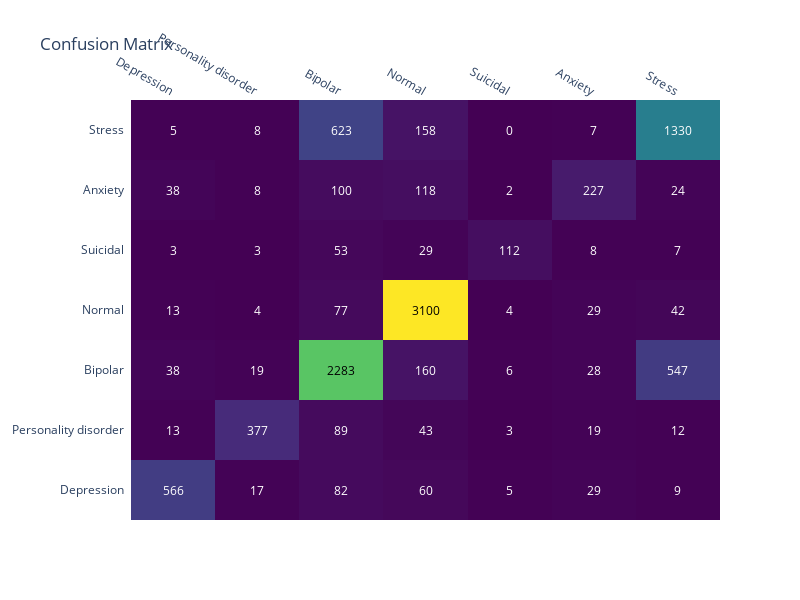

Notebook cell for this chart:
### Code cell
# Confusion Matrix
cm = confusion_matrix(y_test, y_pred)
cm_fig = ff.create_annotated_heatmap(
    z=cm,
    x=list(set(y_test)),
    y=list(set(y_test)),
    annotation_text=cm,
    colorscale='Viridis'
)
cm_fig.update_layout(title='Confusion Matrix')
cm_fig.update_layout(title='Confusion Matrix', width=800, height=600)  
cm_fig.show()

### Figure 1 — Plotly figure (JSON) as saved in the notebook; plotly's stock layout.template omitted (floating-point values rounded to 4 significant figures)
{"data": [{"colorscale": [[0, "#440154"], [0.1111, "#482878"], [0.2222, "#3e4989"], [0.3333, "#31688e"], [0.4444, "#26828e"], [0.5556, "#1f9e89"], [0.6667, "#35b779"], [0.7778, "#6ece58"], [0.8889, "#b5de2b"], [1, "#fde725"]], "reversescale": false, "showscale": false, "type": "heatmap", "x": ["Depression", "Personality disorder", "Bipolar", "Normal", "Suicidal", "Anxiety", "Stress"], "y": ["Depression", "Personality disorder", "Bipolar", "Normal", "Suicidal", "Anxiety", "Stress"], "z": [[566, 17, 82, 60, 5, 29, 9], [13, 377, 89, 43, 3, 19, 12], [38, 19, 2283, 160, 6, 28, 547], [13, 4, 77, 3100, 4, 29, 42], [3, 3, 53, 29, 112, 8, 7], [38, 8, 100, 118, 2, 227, 24], [5, 8, 623, 158, 0, 7, 1330]]}], "layout": {"annotations": [{"font": {"color": "#FFFFFF"}, "showarrow": false, "text": "566", "x": "Depression", "xref": "x", "y": "Depression", "yref": "y"}, {"font": {"color": "#FFFFFF"}, "showarrow": false, "text": "17", "x": "Personality disorder", "xref": "x", "y": "Depression", "yref": "y"}, {"font": {"color": "#FFFFFF"}, "showarrow": false, "text": "82", "x": "Bipolar", "xref": "x", "y": "Depression", "yref": "y"}, {"font": {"color": "#FFFFFF"}, "showarrow": false, "text": "60", "x": "Normal", "xref": "x", "y": "Depression", "yref": "y"}, {"font": {"color": "#FFFFFF"}, "showarrow": false, "text": "5", "x": "Suicidal", "xref": "x", "y": "Depression", "yref": "y"}, {"font": {"color": "#FFFFFF"}, "showarrow": false, "text": "29", "x": "Anxiety", "xref": "x", "y": "Depression", "yref": "y"}, {"font": {"color": "#FFFFFF"}, "showarrow": false, "text": "9", "x": "Stress", "xref": "x", "y": "Depression", "yref": "y"}, {"font": {"color": "#FFFFFF"}, "showarrow": false, "text": "13", "x": "Depression", "xref": "x", "y": "Personality disorder", "yref": "y"}, {"font": {"color": "#FFFFFF"}, "showarrow": false, "text": "377", "x": "Personality disorder", "xref": "x", "y": "Personality disorder", "yref": "y"}, {"font": {"color": "#FFFFFF"}, "showarrow": false, "text": "89", "x": "Bipolar", "xref": "x", "y": "Personality disorder", "yref": "y"}, {"font": {"color": "#FFFFFF"}, "showarrow": false, "text": "43", "x": "Normal", "xref": "x", "y": "Personality disorder", "yref": "y"}, {"font": {"color": "#FFFFFF"}, "showarrow": false, "text": "3", "x": "Suicidal", "xref": "x", "y": "Personality disorder", "yref": "y"}, {"font": {"color": "#FFFFFF"}, "showarrow": false, "text": "19", "x": "Anxiety", "xref": "x", "y": "Personality disorder", "yref": "y"}, {"font": {"color": "#FFFFFF"}, "showarrow": false, "text": "12", "x": "Stress", "xref": "x", "y": "Personality disorder", "yref": "y"}, {"font": {"color": "#FFFFFF"}, "showarrow": false, "text": "38", "x": "Depression", "xref": "x", "y": "Bipolar", "yref": "y"}, {"font": {"color": "#FFFFFF"}, "showarrow": false, "text": "19", "x": "Personality disorder", "xref": "x", "y": "Bipolar", "yref": "y"}, {"font": {"color": "#000000"}, "showarrow": false, "text": "2283", "x": "Bipolar", "xref": "x", "y": "Bipolar", "yref": "y"}, {"font": {"color": "#FFFFFF"}, "showarrow": false, "text": "160", "x": "Normal", "xref": "x", "y": "Bipolar", "yref": "y"}, {"font": {"color": "#FFFFFF"}, "showarrow": false, "text": "6", "x": "Suicidal", "xref": "x", "y": "Bipolar", "yref": "y"}, {"font": {"color": "#FFFFFF"}, "showarrow": false, "text": "28", "x": "Anxiety", "xref": "x", "y": "Bipolar", "yref": "y"}, {"font": {"color": "#FFFFFF"}, "showarrow": false, "text": "547", "x": "Stress", "xref": "x", "y": "Bipolar", "yref": "y"}, {"font": {"color": "#FFFFFF"}, "showarrow": false, "text": "13", "x": "Depression", "xref": "x", "y": "Normal", "yref": "y"}, {"font": {"color": "#FFFFFF"}, "showarrow": false, "text": "4", "x": "Personality disorder", "xref": "x", "y": "Normal", "yref": "y"}, {"font": {"color": "#FFFFFF"}, "showarrow": false, "text": "77", "x": "Bipolar", "xref": "x", "y": "Normal", "yref": "y"}, {"font": {"color": "#000000"}, "showarrow": false, "text": "3100", "x": "Normal", "xref": "x", "y": "Normal", "yref": "y"}, {"font": {"color": "#FFFFFF"}, "showarrow": false, "text": "4", "x": "Suicidal", "xref": "x", "y": "Normal", "yref": "y"}, {"font": {"color": "#FFFFFF"}, "showarrow": false, "text": "29", "x": "Anxiety", "xref": "x", "y": "Normal", "yref": "y"}, {"font": {"color": "#FFFFFF"}, "showarrow": false, "text": "42", "x": "Stress", "xref": "x", "y": "Normal", "yref": "y"}, {"font": {"color": "#FFFFFF"}, "showarrow": false, "text": "3", "x": "Depression", "xref": "x", "y": "Suicidal", "yref": "y"}, {"font": {"color": "#FFFFFF"}, "showarrow": false, "text": "3", "x": "Personality disorder", "xref": "x", "y": "Suicidal", "yref": "y"}, {"font": {"color": "#FFFFFF"}, "showarrow": false, "text": "53", "x": "Bipolar", "xref": "x", "y": "Suicidal", "yref": "y"}, {"font": {"color": "#FFFFFF"}, "showarrow": false, "text": "29", "x": "Normal", "xref": "x", "y": "Suicidal", "yref": "y"}, {"font": {"color": "#FFFFFF"}, "showarrow": false, "text": "112", "x": "Suicidal", "xref": "x", "y": "Suicidal", "yref": "y"}, {"font": {"color": "#FFFFFF"}, "showarrow": false, "text": "8", "x": "Anxiety", "xref": "x", "y": "Suicidal", "yref": "y"}, {"font": {"color": "#FFFFFF"}, "showarrow": false, "text": "7", "x": "Stress", "xref": "x", "y": "Suicidal", "yref": "y"}, {"font": {"color": "#FFFFFF"}, "showarrow": false, "text": "38", "x": "Depression", "xref": "x", "y": "Anxiety", "yref": "y"}, {"font": {"color": "#FFFFFF"}, "showarrow": false, "text": "8", "x": "Personality disorder", "xref": "x", "y": "Anxiety", "yref": "y"}, {"font": {"color": "#FFFFFF"}, "showarrow": false, "text": "100", "x": "Bipolar", "xref": "x", "y": "Anxiety", "yref": "y"}, {"font": {"color": "#FFFFFF"}, "showarrow": false, "text": "118", "x": "Normal", "xref": "x", "y": "Anxiety", "yref": "y"}, {"font": {"color": "#FFFFFF"}, "showarrow": false, "text": "2", "x": "Suicidal", "xref": "x", "y": "Anxiety", "yref": "y"}, {"font": {"color": "#FFFFFF"}, "showarrow": false, "text": "227", "x": "Anxiety", "xref": "x", "y": "Anxiety", "yref": "y"}, {"font": {"color": "#FFFFFF"}, "showarrow": false, "text": "24", "x": "Stress", "xref": "x", "y": "Anxiety", "yref": "y"}, {"font": {"color": "#FFFFFF"}, "showarrow": false, "text": "5", "x": "Depression", "xref": "x", "y": "Stress", "yref": "y"}, {"font": {"color": "#FFFFFF"}, "showarrow": false, "text": "8", "x": "Personality disorder", "xref": "x", "y": "Stress", "yref": "y"}, {"font": {"color": "#FFFFFF"}, "showarrow": false, "text": "623", "x": "Bipolar", "xref": "x", "y": "Stress", "yref": "y"}, {"font": {"color": "#FFFFFF"}, "showarrow": false, "text": "158", "x": "Normal", "xref": "x", "y": "Stress", "yref": "y"}, {"font": {"color": "#FFFFFF"}, "showarrow": false, "text": "0", "x": "Suicidal", "xref": "x", "y": "Stress", "yref": "y"}, {"font": {"color": "#FFFFFF"}, "showarrow": false, "text": "7", "x": "Anxiety", "xref": "x", "y": "Stress", "yref": "y"}, {"font": {"color": "#FFFFFF"}, "showarrow": false, "text": "1330", "x": "Stress", "xref": "x", "y": "Stress", "yref": "y"}], "height": 600, "title": {"text": "Confusion Matrix"}, "width": 800, "xaxis": {"dtick": 1, "gridcolor": "rgb(0, 0, 0)", "side": "top", "ticks": ""}, "yaxis": {"dtick": 1, "ticks": "", "ticksuffix": "  "}}}
